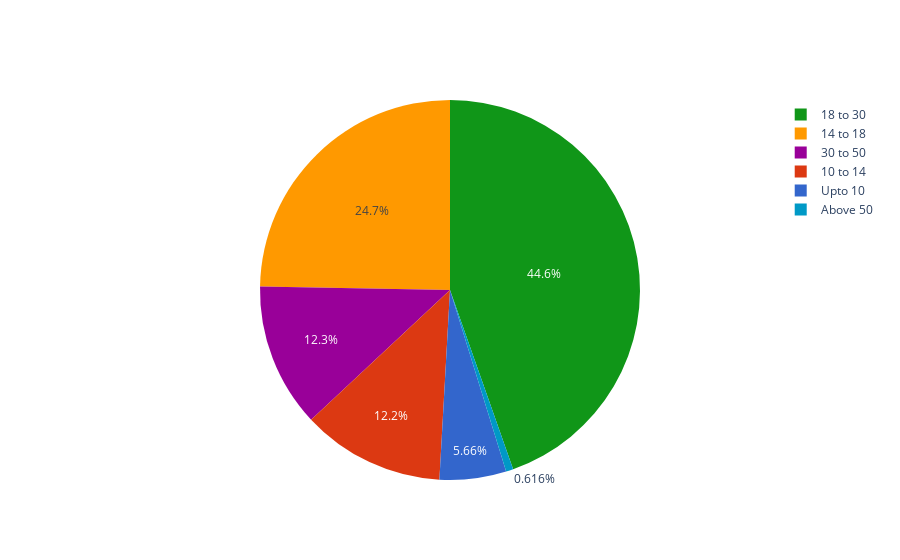

Notebook code for this chart:
### Code cell
age_grp = ['Upto 10','10 to 14', '14 to 18', '18 to 30', '30 to 50','Above 50']
age_grp_vals = [upto_10,ten_to_14,fourteen_to_18,eighteen_to_30,thirty_to_50,above_50]

fig = go.Figure(data=[go.Pie(labels=age_grp,values=age_grp_vals,sort=True,marker=dict(colors=px.colors.qualitative.G10),textfont_size=12)])
fig.show()

### Figure 1 — Plotly figure (JSON) as saved in the notebook; plotly's stock layout.template omitted (floating-point values rounded to 4 significant figures)
{"data": [{"labels": ["Upto 10", "10 to 14", "14 to 18", "18 to 30", "30 to 50", "Above 50"], "marker": {"colors": ["#3366CC", "#DC3912", "#FF9900", "#109618", "#990099", "#0099C6", "#DD4477", "#66AA00", "#B82E2E", "#316395"]}, "sort": true, "textfont": {"size": 12}, "type": "pie", "values": [239, 513, 1042, 1882, 517, 26]}], "layout": {}}
